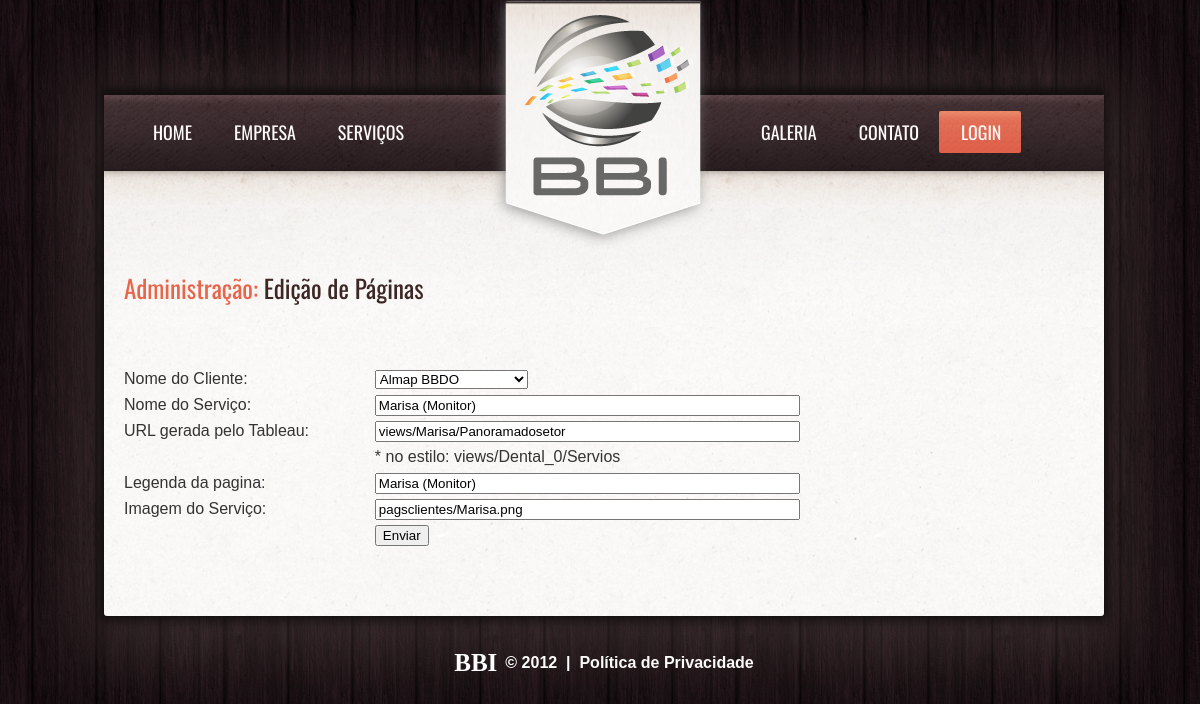
The page /scripteditapaginas.php?cod=201 (signed in) on the database its author committed.
### tables this page shows
CREATE TABLE IF NOT EXISTS `paginas` (
  `cod_pagina` int(10) NOT NULL AUTO_INCREMENT,
  `cod_cliente` int(10) NOT NULL,
  `nome_Pagina` varchar(255) NOT NULL,
  `url_Pagina` varchar(255) NOT NULL,
  `legenda` varchar(255) NOT NULL,
  `imgPagina` varchar(255) NOT NULL,
  PRIMARY KEY (`cod_pagina`)
);

CREATE TABLE IF NOT EXISTS `clientes` (
  `codCLIENTE` int(10) NOT NULL AUTO_INCREMENT,
  `nomeCLIENTE` varchar(255) NOT NULL,
  `loginCLIENTE` varchar(255) NOT NULL,
  `senhaCLIENTE` varchar(255) NOT NULL,
  `usuarioTABLEAU` varchar(255) NOT NULL,
  `imgUSUARIO` varchar(255) NOT NULL,
  `codMaster` int(11) NOT NULL,
  PRIMARY KEY (`codCLIENTE`)
);

### scripteditapaginas.php (the view, shortened to what this page needs)
<?php
require_once('Connections/conexao.php'); ?>
<?php
if (!function_exists("GetSQLValueString")) {
function GetSQLValueString($theValue, $theType, $theDefinedValue = "", $theNotDefinedValue = "")
{
  $theValue = function_exists("mysql_real_escape_string") ? mysql_real_escape_string($theValue) : mysql_escape_string($theValue);
  switch ($theType) {
    case "long":
    case "int":
      $theValue = ($theValue != "") ? intval($theValue) : "NULL";
      break;
  }
  return $theValue;
}
}
$editFormAction = $_SERVER['PHP_SELF'];
if (isset($_SERVER['QUERY_STRING'])) {
  $editFormAction .= "?" . htmlentities($_SERVER['QUERY_STRING']);
}
$query_Recordset1 = "SELECT * FROM clientes";
$Recordset1 = mysql_query($query_Recordset1, $conexao) or die(mysql_error());
$row_Recordset1 = mysql_fetch_assoc($Recordset1);
$colname_Recordset2 = "-1";
if (isset($_GET['cod'])) {
  $colname_Recordset2 = $_GET['cod'];
}
$query_Recordset2 = sprintf("SELECT * FROM paginas WHERE cod_pagina = %s", GetSQLValueString($colname_Recordset2, "int"));
$Recordset2 = mysql_query($query_Recordset2, $conexao) or die(mysql_error());
$row_Recordset2 = mysql_fetch_assoc($Recordset2);
?>
<!DOCTYPE html>
<html lang="en">
<head>
    <link rel="stylesheet" href="css/style.css">
</head>
<body id="page4">
<div class="bg">
   <header>
    	<div class="main">
		<a class="logo" href="index.html">BBI</a>
            <nav>
                <ul class="sf-menu">
                    <li><a href="index.html">HOME</a></li>
                    <li><a href="empresa.html">EMPRESA</a></li>
                    <li><a>SERVIÇOS</a>
                    </li>
                    <li class="menu-bot"><a href="galeria.html">GALERIA</a></li>
                    <li><a href="contato.html">CONTATO</a></li>
                    <li class="active"><a href="login.php">LOGIN</a></li>
                </ul>
            </nav>
        </div>
    </header>
    <section id="content">
    <div class="bg2">
        <div class="main">
            <div class="container_24 p42">
		       <div class="pro_wrapper">
        <h5 class="main_h5"><a href="adm.php">Administração:</a> Edição de Páginas</h5>
        </div>
              <div class="pro_wrapper">
                 <div id="areaa">
                 <form method="POST" action="<?php echo $editFormAction; ?>" name="form" >
                 <table width="827">
                 <tr>
                 <td>Nome do Cliente:</td>
                 <td><label for="nomeCliente"></label>
                   <select name="codcl" id="codcl">
                     <?php
do {
?>
                     <option value="<?php echo $row_Recordset1['codCLIENTE']?>"<?php if (!(strcmp($row_Recordset1['codCLIENTE'], $row_Recordset2['cod_cliente']))) {echo "selected=\"selected\"";} ?>><?php echo $row_Recordset1['nomeCLIENTE']?></option>
                     <?php
} while ($row_Recordset1 = mysql_fetch_assoc($Recordset1));
?>
                   </select></td>
                 </tr>
                 <tr>
                 <td>Nome do Serviço:</td>
                 <td> <input name="nome" type="text" id="nome" value="<?php echo $row_Recordset2['nome_Pagina']; ?>" size="50" /></td>
                 </tr>
                 <tr>
                 <td>URL gerada pelo Tableau:</td>
                 <td><input name="url" type="text" id="url" value="<?php echo $row_Recordset2['url_Pagina']; ?>" size="50" />
                   <br>
                   * no estilo: views/Dental_0/Servios </td>
                 </tr>
                 <tr>
                 <td>Legenda da pagina:</td>
                 <td><input name="legenda" type="text" id="legenda" value="<?php echo $row_Recordset2['legenda']; ?>" size="50" /></td>
                 </tr>
                 <tr>
                 <td>Imagem do Serviço:</td>
                 <td><input name="img" type="text" id="img" value="<?php echo $row_Recordset2['imgPagina']; ?>" size="50" />                   <BR></td>
                 </tr>
                 <td>&nbsp;</td>
                 <td> <input type="submit" value="Enviar" name="bb" id="bb"> </td>
                 </table>
                 </form>
 </div>
               </div>
          </div>
	</div>
  </div>
 </section>
</div>
    <footer>
        <div class="main">
        <div class="foot-page">
       	  <a href="index.html" class="foot-logo">BBI</a>&copy; 2012 &nbsp;|&nbsp; <a class="link2" href="index-6.html">Política de Privacidade</a>
        </div>
        </div>
    </footer>
</body>
</html>

### css/style.css (style rules this page uses)
body { background: url(../images/main-bg.gif) repeat center 0; color:#333333; position:relative; min-width:1020px; font-family: Arial, Helvetica, sans-serif; font-size: 16px; line-height: 26px; }
html,body { height:100%; }
a { color:#e7654a; outline:none; cursor:pointer; text-decoration:none; }
h1,h2,h3,h4,h5,h6 { line-height:1.3em;color:#3c2725; font-family: 'Oswald', sans-serif; font-weight:normal; margin-bottom:10px; }
h5 { font-size:25px; }
.main { width:1000px; padding:0; margin:0 auto; background:url(../images/content-bg.gif) repeat 0 0; position:relative; }
.bg2 { width:1000px; margin:0 auto; box-shadow: 0 0 11px 4px #100D0D; -webkit-box-shadow:0 0 11px 4px #100D0D; }
.bg { box-shadow: 0 10px 70px 30px rgba(187, 153, 146, 0.2); -webkit-box-shadow:0 10px 70px 30px rgba(187, 153, 146, 0.2); width:1000px; margin:0 auto; }
.logo { display:block; width:232px; height:253px; position:absolute; top:-95px; z-index:999; left:383px; text-indent:-5000px; background:url(../images/logo.png) 0 0 no-repeat; }
.main_h5 { letter-spacing:normal; line-height:35px; word-spacing:normal; margin-bottom: 41px; }
header { width:100%; margin-top:95px; position:relative; z-index:2; }
header .main { box-shadow:0 -5px 10px 2px #100D0D; -webkit-box-shadow:0 -5px 10px 2px #100D0D; }
.sf-menu, .sf-menu * { margin: 0; padding: 0; list-style: none; }
nav { background:url(../images/menu-bg.gif) repeat-x 0 0 #291f21; min-height:75px; }
.sf-menu { line-height: 1.0; padding-top:16px; padding-left:27px; }
.sf-menu li { float: left; position: relative; background:url(../images/bg-15.png) repeat 0 0; border-radius:2px; -webkit-border-radius:2px; }
.sf-menu li:hover, .sf-menu li.active, .sf-menu li.sfHover { background:url(../images/menu-bg6.gif) repeat-x 0 0 #da5f49; }
.sf-menu a { display: block; position: relative; font-family: 'Oswald', sans-serif; font-size:18px; line-height:22px; text-transform:uppercase; padding:10px 20px 10px 22px; color:#fdfaf9; }
.menu-bot { margin-left:315px; }
#content { width:100%; padding:0; position:relative; z-index:1; }
#content .main { padding-top: 100px; border-radius:3px; -webkit-border-radius:3px; }
footer { width:100%; padding:33px 0 30px; }
footer .main { background:none; }
.foot-logo { width:auto; margin-right: 8px; font-family: "Century Gothic"; font-size: 25px; font-weight: bolder; color: #FFF; height: auto; text-align: center; vertical-align: bottom; line-height: 28px; }
.foot-page { text-align:center; color:#FFFFFF; vertical-align: bottom; line-height: 28px; font-weight: bold; }
.link2 { color:#fbfbf9; text-decoration:none; vertical-align: bottom; line-height: 28px; }
input { font-weight: lighter; }

### css/grid.css (style rules this page uses)
.container_24 { margin-left:auto;margin-right:auto;width:960px }

### scripteditapaginas.php (style rules this page uses)
#page4 .bg #content .bg2 .main .container_24.p42 .pro_wrapper #areaa { clear: both; padding-top: 10px; }

### rows shown on the page
paginas: codcl "Almap BBDO", nome "Marisa (Monitor)", url "views/Marisa/Panoramadosetor", legenda "Marisa (Monitor)", img "pagsclientes/Marisa.png"
